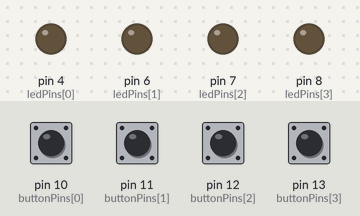
Recording of a sketch running on a simulated Arduino Uno, built with avr-gcc and run on an emulated ATmega328P. On the bench: output pins drawn as LEDs (lit = HIGH). Inputs (shaded band) come from the test bench; at power-on: pin 10 (buttonPins[0]), pin 11 (buttonPins[1]), pin 12 (buttonPins[2]), pin 13 (buttonPins[3]) LOW.

Above: at 1.2 s.
1.3 s: pin 10 (buttonPins[0]) pulled HIGH for 0.15 s
At 2.3 s:
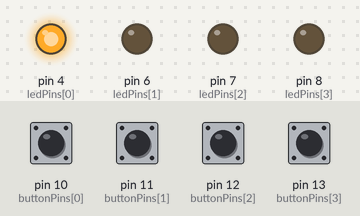
2.9 s: pin 11 (buttonPins[1]) pulled HIGH for 0.15 s
At 3.5 s:
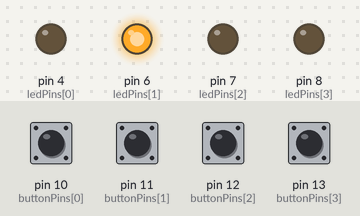
4.5 s: pin 12 (buttonPins[2]) pulled HIGH for 0.15 s
At 5.7 s:
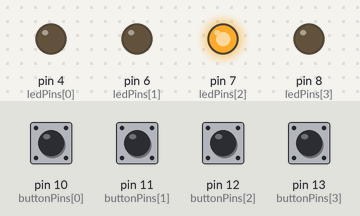
6.1 s: pin 13 (buttonPins[3]) pulled HIGH for 0.15 s
At 7.1 s:
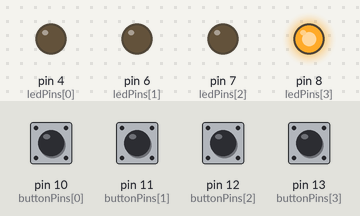
7.7 s: pin 10 (buttonPins[0]) pulled HIGH for 1 s
At 8.3 s:
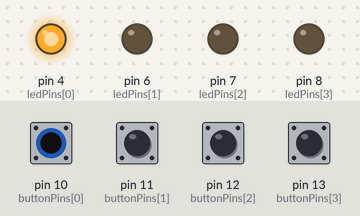
10.2 s: pin 11 (buttonPins[1]) pulled HIGH for 1 s
At 11.4 s:
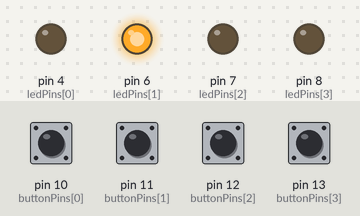
Timing chart, 0 to 13.2 s (numbered marks = the images above; inputs shaded):
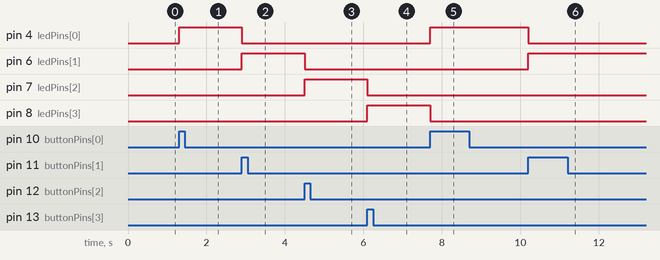

Measured:
- after the input at 1.3 s, pin 4 (ledPins[0]): LOW → HIGH at once
- after the input at 2.9 s, pin 4 (ledPins[0]): HIGH → LOW at once; pin 6 (ledPins[1]): LOW → HIGH at once
- after the input at 4.5 s, pin 6 (ledPins[1]): HIGH → LOW at once; pin 7 (ledPins[2]): LOW → HIGH at once
- after the input at 6.1 s, pin 7 (ledPins[2]): HIGH → LOW at once; pin 8 (ledPins[3]): LOW → HIGH at once
- after the input at 7.7 s, pin 4 (ledPins[0]): LOW → HIGH at once; pin 8 (ledPins[3]): HIGH → LOW at once
- after the input at 10.2 s, pin 4 (ledPins[0]): HIGH → LOW at once; pin 6 (ledPins[1]): LOW → HIGH at once

The sketch:

main.ino
```cpp
/*
    Initialize the lists with the pins and buttons positions
    And get the number of buttons

*/
const int ledPins[] = {4, 6, 7, 8};
const int buttonPins[] = {10, 11, 12, 13};
const int numButtons = sizeof(buttonPins) / sizeof(buttonPins[0]);

/*
    Setup will initialize the pins and set their states.
*/
void setup() {
  for (int i = 0; i < numButtons; i++) {
    pinMode(ledPins[i], OUTPUT);
    pinMode(buttonPins[i], INPUT);
  }
}

/*
    Main loop will verify if the button is pressed or not.
    If the button is pressed, the index of the button will be given as atribute to the function activateLed.
    and the delay will be applied to prevent deboucing.
*/
void loop() {
  for (int i = 0; i < numButtons; i++) {
    if (digitalRead(buttonPins[i]) == HIGH) {
      activateLed(i);
      delay(100);
    }
  }
}

/*
    Activate the Leds based on the button and LED index
    If the index are not the same LedPins[i] = 2 and buttonIndex[i] = 3, the Led will be turned off.
*/
void activateLed(int buttonIndex) {
  for (int i = 0; i < numButtons; i++) {
    digitalWrite(ledPins[i], i == buttonIndex ? HIGH : LOW);
  }
}
```
